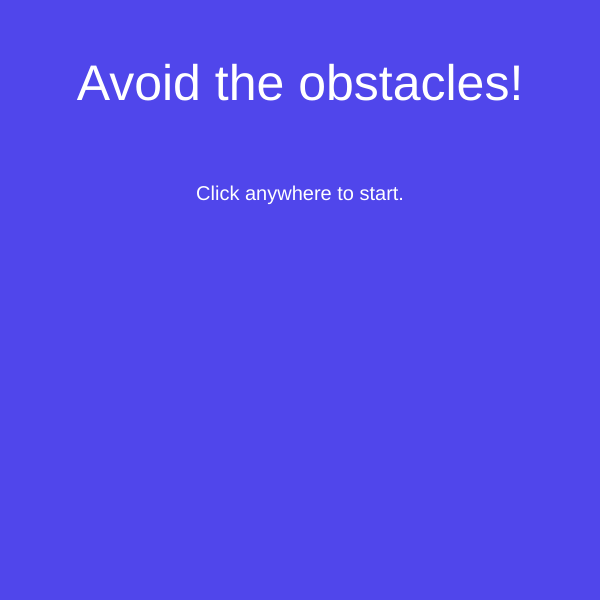
Frame 1 (no input)
Frame 60 (no input): identical to frame 1, image omitted
Frame 120 (the mouse pressed at the canvas centre since frame 60): identical to frame 1, image omitted

The p5.js sketch that drew this single still picture (run headless with seeded random() and noise() and a simulated clock; from frame 60 on, the mouse is pressed at the canvas centre):

// p5.js sketch
// ── sketch.js
let x = 300; //obstacle x position
let y = 0; //obstacle y position
let diam1 = 80; //obstacle diameter

let xPos2 = 300; //player x position
let yPos2 = 430; //player y position
let diam2 = 50; //player diameter

let state = 'titlePage';
let cnv;

function setup() {
  cnv = createCanvas(600, 600);
  noStroke();
  textAlign(CENTER);
  //frameRate(20);
}

function draw() {
  switch (state) {
    case 'titlePage':
      titlePage();
      cnv.mouseClicked(titlePageMouseClicked);
      break;
    case 'mainPage':
      mainPage();
      break;
    case 'endPage':
      endPage();
      cnv.mouseClicked(endPageMouseClicked);
      break;
  }


}

function titlePage() {
  background(80, 70, 235);
  fill('white');
  textSize(50);
  text('Avoid the obstacles!', width/2, 100);
  textSize(20);
  text('Click anywhere to start.', width/2, 200);
}

function titlePageMouseClicked() {
  state = 'mainPage';
}

function mainPage() {
  background(0);

  //obstacle
  fill('red');
  ellipse(x, y - 25, diam1);

  y += 2;
  if (y >= height + 40) {
    y = 0;
  }

  //player
  fill('white');
  ellipse(xPos2, yPos2, diam2);

  if (keyIsPressed) {
    if (keyCode == RIGHT_ARROW) {
      xPos2 += 5;
    } else if (keyCode == LEFT_ARROW) {
      xPos2 -= 5;
    }
  }

  var distToMe = dist(xPos2, yPos2, x, y);//distance between player and obstacle
  if (distToMe < diam1/2 + diam2/2) { //sum of radii
    state = 'endPage';
  }
}

function endPage() {
  background(200, 30, 60);
  textSize(50);
  text('GAME OVER',width/2, 100)

  textSize(15);
  text('Click anywhere to restart', width/2, 200);
}

function endPageMouseClicked() {
  state = 'mainPage';
  y = 0;
  xPos2 = 300;
}
